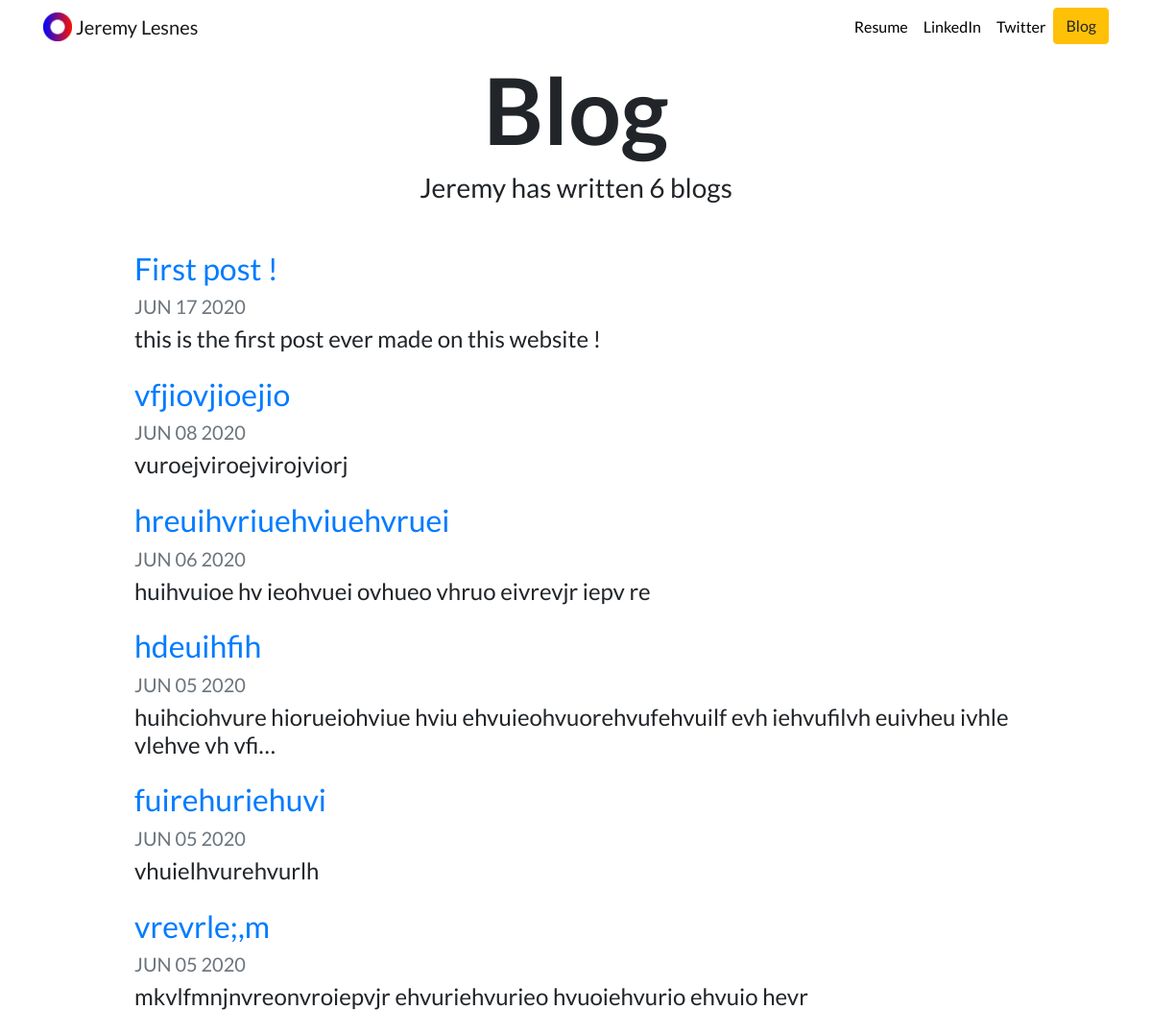
Screenshot of /blog/ with the database file from the repository.
### blog/models.py (models this page shows, shortened)
class Blog(models.Model):
    title = models.CharField(max_length=100)
    content = models.TextField()
    date = models.DateField()

### blog/views.py (the view)
# urls.py: path('', views.all_blogs, name='all_blogs' ),
def all_blogs(request):
    blogs = Blog.objects.order_by('-date')
    return render(request, 'blog/all_blogs.html', {'blogs':blogs})

### blog/templates/blog/all_blogs.html
{% extends "portfolio/base.html" %}
{% load static %}
{% block content %}
<h1 id="blogtitle" class="font-weight-bold text-center">Blog</h1>
<h3 class="text-center mb-5">Jeremy has written {{ blogs.count }} blog{{ blogs.count|pluralize }}</h3>
{% for blog in blogs %}
<div class="row justify-content-center my-3">
  <div class="col-md-10">
    <a href="{% url 'blog:detail' blog.id %}">
      <h2>{{ blog.title }}</h2>
    </a>
    <h5 class="text-muted">{{ blog.date|date:'M d Y'|upper }}</h5>
    <h4>{{ blog.content|striptags|truncatechars:100 }}</h4>
  </div>
</div>
{% endfor %}
{% endblock %}

### portfolio/templates/portfolio/base.html (shortened to what this page needs)
{% load static %}
<!doctype html>
<html lang="en">
<head>
  <link rel="stylesheet" href="https://stackpath.bootstrapcdn.com/bootstrap/4.4.1/css/bootstrap.min.css">
  <link rel="stylesheet" href="{% static "portfolio/custom.css" %}">
</head>
<body>
 <nav id="topNav" class="navbar navbar-expand-md navbar-light">
    <div class="container">
      <a class="navbar-brand" href="{% url 'home' %}">
        <img src="{% static "portfolio/Logo.png" %}" width="30" height="30" class="d-inline-block align-top" alt="Jeremy's Logo">
        <span>Jeremy Lesnes</span>
      </a>
      <div class="collapse navbar-collapse text-center" id="navbarNav">
        <ul class="navbar-nav ml-auto">
          <li class="nav-item">
            <a class="nav-link" href="{% static "portfolio/resume.pdf" %}">Resume</a>
          </li>
          <li class="nav-item">
            <a class="nav-link" href="https://www.linkedin.com/in/lesnesjeremy/" target="_blank">LinkedIn</a>
          </li>
          <li class="nav-item">
            <a class="nav-link" href="https://twitter.com/merlinduweb" target="_blank">Twitter</a>
          </li>
          <li>
            <a role="button" href="{% url 'blog:all_blogs' %}" class="btn btn-warning">Blog</a>
          </li>
        </ul>
      </div>
    </div>
  </nav>
 <div class="container">
{% block content %}{% endblock %}
</div>
  </body>
</html>

### portfolio/static/portfolio/custom.css (style rules this page uses)
.navbar-nav .nav-link { color: rgba(0,0,0,1) !important; }
body { font-family: 'Lato', sans-serif; }
#blogtitle { font-size: 6rem; }

### rows the page displays
Blog: title "First post !", date "JUN 17 2020", content "this is the first post ever made on this website !"
Blog: title "vfjiovjioejio", date "JUN 08 2020", content "vuroejviroejvirojviorj"
Blog: title "hreuihvriuehviuehvruei", date "JUN 06 2020", content "huihvuioe hv ieohvuei ovhueo vhruo eivrevjr iepv re"
Blog: title "hdeuihfih", date "JUN 05 2020", content "huihciohvure hiorueiohviue hviu ehvuieohvuorehvufehvuilf evh iehvufilvh euivheu ivhle vlehve vh vfi…"
Blog: title "fuirehuriehuvi", date "JUN 05 2020", content "vhuielhvurehvurlh"
Blog: title "vrevrle;,m", date "JUN 05 2020", content "mkvlfmnjnvreonvroiepvjr ehvuriehvurieo hvuoiehvurio ehvuio hevr"

### other values shown
{{ blogs.count }} "6"
